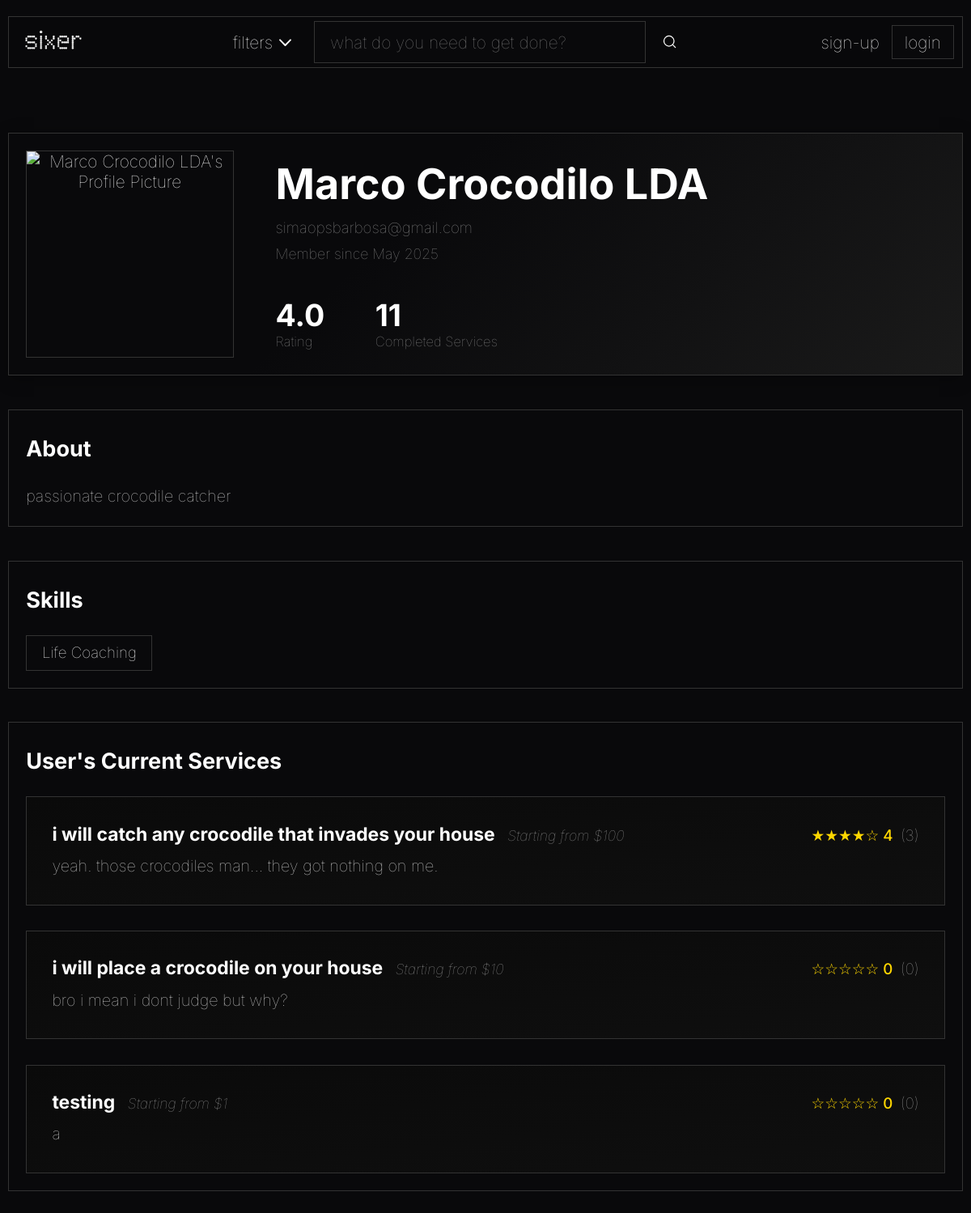
Page /pages/profile.php?id=5 on the earlier database version.
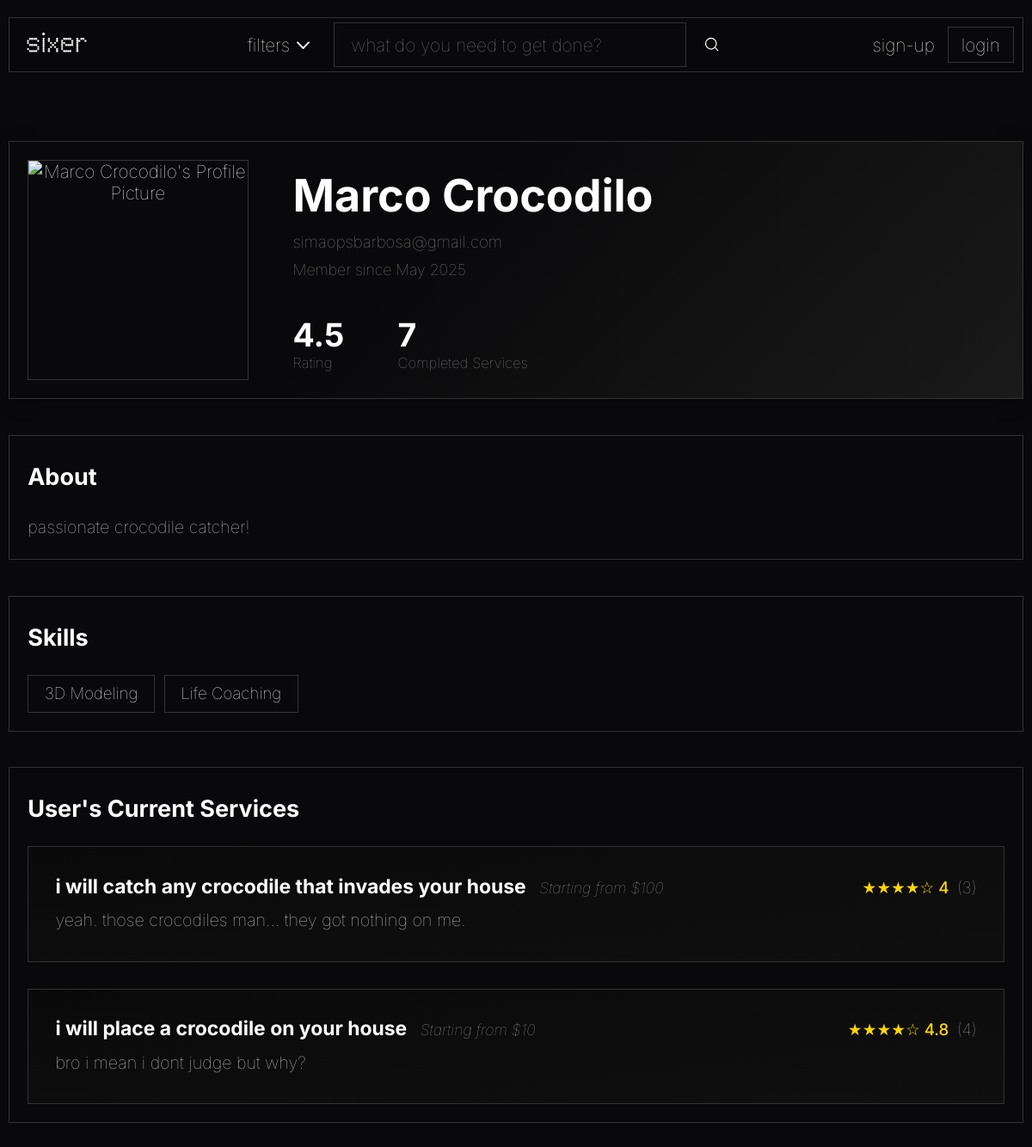
Same page on the later database version.
### tables this page shows
CREATE TABLE user_registry
(
    user_id INTEGER PRIMARY KEY AUTOINCREMENT,
    password_hash TEXT NOT NULL,
    access_level TEXT DEFAULT "client" NOT NULL,

    user_picture BLOB DEFAULT NULL,

    full_name TEXT,
    email TEXT UNIQUE NOT NULL,
    join_date DATETIME NOT NULL,

    aboutme TEXT DEFAULT NULL
);

CREATE TABLE services_list
(
    service_id INTEGER PRIMARY KEY AUTOINCREMENT,
    freelancer_id INTEGER NOT NULL,

    service_title TEXT NOT NULL,
    service_price REAL NOT NULL,
    service_info TEXT NOT NULL,
    service_eta INTEGER NOT NULL,
    service_category TEXT NOT NULL,

    service_delisted BOOLEAN DEFAULT FALSE NOT NULL,

    service_picture BLOB DEFAULT NULL,

    FOREIGN KEY(freelancer_id) REFERENCES user_registry(user_id)
);

### utils/session.php (called while the page is built, shortened)
<?php
class Session {
    private static ?Session $instance = null;
    public static function getInstance(): Session {
        if (self::$instance === null) {
            self::$instance = new Session();
        }
        return self::$instance;
    }
    public function isLoggedIn() {
        return isset($_SESSION["user"]) && $_SESSION["user"] !== null;
    }
}
?>

### database/user_class.php (called while the page is built, shortened)
<?php
class User {
    public static function getTotalCompletedServices(int $user_id): int {
        $db = Database::getInstance();
        $stmt = $db->prepare('SELECT service_id FROM services_list WHERE freelancer_id = ?');
        $stmt->execute([$user_id]);
        $services = $stmt->fetchAll(PDO::FETCH_COLUMN);
        $total = 0;
        foreach ($services as $service_id) {
            require_once(__DIR__ . '/service_class.php');
            $total += Service::getTotalCustomers($service_id);
        }
        return $total;
    }
    public static function getAverageRating(int $user_id): float {
        $db = Database::getInstance();
        $stmt = $db->prepare('SELECT service_id FROM services_list WHERE freelancer_id = ?');
        $stmt->execute([$user_id]);
        $services = $stmt->fetchAll(PDO::FETCH_COLUMN);
        $total_rating = 0.0;
        $total_reviews = 0;
        foreach ($services as $service_id) {
            require_once(__DIR__ . '/service_class.php');
            $rating_info = Service::getServiceRatingInfo($service_id);
            $total_rating += $rating_info['avg'] * $rating_info['count'];
            $total_reviews += $rating_info['count'];
        }
        if ($total_reviews > 0) {
            return round($total_rating / $total_reviews, 1);
        } else {
            return 0.0;
        }
    }
}

### database/service_class.php (called while the page is built, shortened)
<?php
class Service {
    public function __construct(
        int $id,
        int $freelancer_id,
        string $title,
        float $price,
        string $info,
        int $eta,
        string $category,
        bool $delisted = false,
        $picture = null
    ) {
        $this->id = $id;
        $this->title = $title;
        $this->price = $price;
        $this->info = $info;
    }
    public static function get_by_freelancer($freelancer_id) {
        $db = Database::getInstance();
        $stmt = $db->prepare('SELECT * FROM services_list WHERE freelancer_id = ?');
        $stmt->execute([$freelancer_id]);
        $services = $stmt->fetchAll();
        return array_map(function($service) {
            return new Service(
                $service['service_id'],
                $service['freelancer_id'],
                $service['service_title'],
                $service['service_price'],
                $service['service_info'],
                (int)$service['service_eta'],
                $service['service_category'],
                (bool)$service['service_delisted'],
                $service['service_picture'] ?? null
            );
        }, $services);
    }
    public static function getServiceRatingInfo(int $service_id): array {
        $db = Database::getInstance();
        $stmt = $db->prepare('SELECT AVG(review_rating) as avg_rating, COUNT(review_rating) as num_reviews FROM purchases WHERE service_id = ? AND review_rating IS NOT NULL');
        $stmt->execute([$service_id]);
        $row = $stmt->fetch();
        $count = $row ? (int)$row['num_reviews'] : 0;
        $avg = ($row && $row['avg_rating'] !== null && $count > 0) ? round((float)$row['avg_rating'], 1) : 0.0;
        return ['avg' => $avg, 'count' => $count];
    }
    public static function getTotalCustomers(int $service_id): int {
        $db = Database::getInstance();
        $stmt = $db->prepare('SELECT COUNT(*) FROM purchases WHERE service_id = ?');
        $stmt->execute([$service_id]);
        return (int)$stmt->fetchColumn();
    }
    public static function getStars(float $rating): string {
        $stars = '';
        for ($i = 1; $i <= 5; $i++) {
            if ($rating >= $i) {
                $stars .= '★';
            } else {
                $stars .= '☆';
            }
        }
        return $stars;
    }
}

### pages/profile.php (the view, shortened to what this page needs)
<?php
$is_own_profile = false;
if (!empty($_GET['id'])) {
    $profile_user_id = intval($_GET['id']);
}
require_once '../templates/common.php';
require_once '../database/user_class.php';
require_once '../database/service_class.php';
require_once '../templates/profile_service_card.php';
$db = Database::getInstance();
$stmt = $db->prepare('SELECT * FROM user_registry WHERE user_id = ?');
$stmt->execute([$profile_user_id]);
$user_data = $stmt->fetch();
if (!empty($user_data['user_picture'])) {
    $user_picture = '../action/get_profile_picture.php?id=' . $profile_user_id;
} else {
    $user_picture = '../assets/images/default.jpg';
}
$full_name = $user_data['full_name'] ?? '';
$email = $user_data['email'] ?? '';
$join_date = $user_data['join_date'] ?? '';
if ($session === null) {
    require_once '../utils/session.php';
}
$user_services = Service::get_by_freelancer($profile_user_id);
$stmt = $db->prepare('SELECT skill_name FROM user_skills WHERE user_id = ?');
$stmt->execute([$profile_user_id]);
$user_skills = $stmt->fetchAll(PDO::FETCH_COLUMN);
function hasAnyServices($user_services) {
    return !empty($user_services) && count($user_services) > 0;
}
?>
<!DOCTYPE html>
<html lang="en">
  <head>
    <link rel="stylesheet" href="../css/styles.css" />
    <link rel="stylesheet" href="../css/profile.css" />
  </head>
  <body>
    <?php drawHeader(); ?>
    <main>
      <div class="profile-container">
        <div class="profile-header" style="position: relative;">
          <div class="profile-avatar" style="z-index: 1; position: relative; cursor: pointer;">
            <img id="profile-pic-img" src="<?= htmlspecialchars($user_picture) ?>" alt="<?= htmlspecialchars($full_name) ?>'s Profile Picture" style="object-fit: cover; aspect-ratio: 1/1; width: 100%; height: 100%; border-radius: 0; cursor: pointer;" />
          </div>
          <div class="profile-info">
            <div class="profile-info-top">
              <h1><?= htmlspecialchars($full_name) ?></h1>
              <p class="profile-email"><?= htmlspecialchars($email) ?></p>
              <p class="profile-join-date">Member since <?= $join_date ? date('F Y', strtotime($join_date)) : '' ?></p>
            </div>
            <div class="profile-stats">
              <div class="stat">
                <?php
                  $user_rating = User::getAverageRating($profile_user_id);
                ?>
                <span class="stat-value"><?= $user_rating ? number_format($user_rating, 1) : '0.0' ?></span>
                <span class="stat-label">Rating</span>
              </div>
              <div class="stat">
                <?php
                  $completed_services = User::getTotalCompletedServices($profile_user_id);
                ?>
                <span class="stat-value"><?= $completed_services ?></span>
                <span class="stat-label">Completed Services</span>
              </div>
            </div>
          </div>
        </div>
        <div class="profile-section about-section" style="position: relative;">
          <h2>About</h2>
          <div id="aboutme-container">
            <p id="aboutme-text" style="margin-bottom:0;">
              <?php
                $aboutme = $user_data['aboutme'] ?? null;
                if (!empty($aboutme) && trim((string)$aboutme) !== '') {
                  echo htmlspecialchars($aboutme);
                } else {
                  echo "User has not added a description yet.";
                }
              ?>
            </p>
          </div>
        </div>
        <div class="profile-section" style="position: relative;">
          <h2>Skills</h2>
          <div id="skills-container" class="skills-container">
            <span id="skills-text">
              <?php
                if (empty($user_skills)) {
                  echo "No skills have been added yet.";
                } else {
                  echo '<div class="skills-list">';
                  foreach ($user_skills as $skill) {
                    echo '<span class="skill-tag">' . htmlspecialchars($skill) . '</span> ';
                  }
                  echo '</div>';
                }
              ?>
            </span>
          </div>
        </div>
          <?php if (hasAnyServices($user_services)): ?>
            <div class="profile-section">
              <h2><?= $is_own_profile ? 'Your Current Services' : "User's Current Services" ?></h2>
              <div class="recent-work">
                <?php
                  foreach ($user_services as $service) {
                    drawProfileService($service);
                  }
                ?>
              </div>
            </div>
          <?php endif; ?>
        </div>
    </main>
  </body>
</html>

### templates/common.php (shortened to what this page needs)
<?php
require_once __DIR__ . '/../utils/session.php';
function drawHeader() {
  $session = Session::getInstance();
  $loggedIn = $session->isLoggedIn();
  $user = $session->getUser();
?>
<header>
  <div>
    <a href="../index.php">
      <img src="../assets/logo-w.png" id="logo" alt="sixer" />
    </a>
  </div>
  <div class="searchbar">
    <a href="#" id="filters-btn">
      <span class="filters-text">filters</span>
      <img class="icon" src="../assets/icons/dropdown.svg" alt="" />
    </a>
    <form action="search.php" method="get">
      <input
        type="text"
        name="q"
        id="main-search"
        placeholder="what do you need to get done?"
      />
      <button type="submit">
        <img class="icon" src="../assets/icons/search.svg" alt="search" />
      </button>
    </form>
  </div>
  <div class="account">
    <?php if (
      $loggedIn && isset($user['user_id'])
    ): ?>
      <a href="profile.php?id=<?= urlencode($user['user_id']) ?>" class="profile-link-with-pic">
        <p style="margin:0;">profile</p>
        <img src="../action/get_profile_picture.php?id=<?= urlencode($user['user_id']) ?>" alt="profile picture" class="header-profile-pic" />
      </a>
      <a href="create_service.php" class="simple-button">
        <span class="new-service-plus">+</span>
        <span class="new-service-text"> new service</span>
      </a>
      <a href="../action/logout.php" class="simple-button">sign out</a>
    <?php else: ?>
      <a href="signup.php">sign-up</a>
      <a href="login.php" class="simple-button">login</a>
    <?php endif; ?>
  </div>
</header>
<?php } ?>

### templates/profile_service_card.php
<?php
function drawProfileService($service) {
    ?>
    <a href="../pages/service.php?id=<?= urlencode($service->id) ?>" style="text-decoration:none; color:inherit;">
    <div class="work-item">
        <div class="work-header">
            <div class="work-title-group">
                <h3><?= htmlspecialchars($service->title) ?></h3>
                <span class="work-date">Starting from $<?= number_format($service->price, 0) ?></span>
            </div>
            <div class="work-rating">
                <?php
                  $rating_info = Service::getServiceRatingInfo($service->id);
                  echo Service::getStars((float)$rating_info['avg']) . ' ' . htmlspecialchars($rating_info['avg']);
                ?>
                <span style="font-weight: 100; color: #999">(<?= $rating_info['count'] ?>)</span>
            </div>
        </div>
        <p class="work-description">
            <?= nl2br(htmlspecialchars($service->info)) ?>
        </p>
    </div>
    </a>
    <?php
}

### css/styles.css (style rules this page uses)
html, body { margin: 0; padding: 0; height: 100%; box-sizing: border-box; overflow-y: auto; }
*, *::before, *::after { box-sizing: inherit; }
body { font-family: "Inter", Courier, monospace; font-weight: 100; font-size: 1.3em; background-color: #09090b; color: #ffffff; position: relative; min-height: 100vh; overflow-x: hidden; }
body > header { display: flex; justify-content: space-between; align-items: center; padding: 5px; margin: 20px 10px; border: 1px solid #333333; flex-wrap: wrap; gap: 10px; position: relative; overflow: hidden; transition: border-color 0.3s ease, box-shadow 0.3s ease; background: rgba(9, 9, 11, 0.7); backdrop-filter: blur(10px); -webkit-backdrop-filter: blur(10px); }
body > header::before { content: ""; position: absolute; top: 0; left: 0; width: 200%; height: 100%; background: linear-gradient(90deg,transparent,rgba(255,255,255,0.02),rgba(255,255,255,0.05),rgba(255,255,255,0.02),transparent,transparent,rgba(255,255,255,0.02),rgba(255,255,255,0.05),rgba(255,255,255,0.02),transparent); background-size: 200% 100%; opacity: 0; transition: opacity 0.3s ease; z-index: 1; }
#logo, .searchbar, .account { position: relative; z-index: 2; }
#logo { width: 100px; padding: 0px 10px; }
header a { text-decoration: none; color: #ffffff; }
.searchbar { display: flex; align-items: center; gap: 20px; flex: 1; min-width: 200px; max-width: 550px; }
.searchbar > a { display: flex; justify-content: center; align-items: center; }
.searchbar form { display: flex; align-items: center; gap: 20px; flex: 1; }
.searchbar form input { width: 100%; height: 2.5em; padding-left: 12px; border-radius: 0px; background-color: #09090b; border: 1px solid #333333; color: #ffffff; font-family: "Inter", Courier, monospace; font-weight: 100; font-size: 1em; }
.searchbar form input::placeholder { padding-left: 7px; }
.searchbar form button { background: none; border: none; padding: 0; cursor: pointer; display: flex; align-items: center; justify-content: center; }
.searchbar .icon { filter: brightness(0) invert(1); }
.account { display: flex; align-items: center; gap: 15px; padding: 5px; }
.simple-button { height: 2em; display: flex; align-items: center; justify-content: center; padding: 0px 15px; border-radius: 0px; background-color: #09090b; border: 1px solid #333333; color: #ffffff; font-family: "Inter", Courier, monospace; font-weight: 100; font-size: 1em; cursor: pointer; }
.icon { width: 1.5em; height: 1.5em; }
main { text-align: center; margin-top: 10vh; }
main h1 { font-size: 3em; font-weight: bold; margin: 5px; }
main p { margin: 0; font-size: 2em; }

Differences in the rows shown:
removed services_list: service_title "testing", service_price "1", avg "☆☆☆☆☆", avg "0", count "0", service_info "a"
changed user_registry "simaopsbarbosa@gmail.com": full_name "Marco Crocodilo LDA" → "Marco Crocodilo"; aboutme "passionate crocodile catcher" → "passionate crocodile catcher!"
computed for services_list "i will place a crocodile on your house": avg "☆☆☆☆☆" → "★★★★☆"; avg "0" → "4.8"; count "0" → "4"
Other differences:
$user_rating: "4.0" → "4.5"
$completed_services: "11" → "7"
new list line: "3D Modeling"
